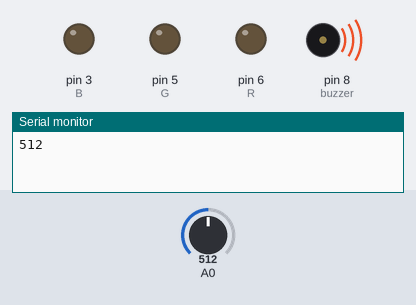
A sketch run on a simulated Arduino Uno, built with avr-gcc and run on an emulated ATmega328P. Shown: output pins drawn as LEDs (lit = HIGH), buzzer (waves = sounding), the last lines printed to the serial monitor. The inputs (shaded band) are chosen by the test bench; at power-on: A0 = 512.

Above: at 0.5 s.
At 2.0 s:
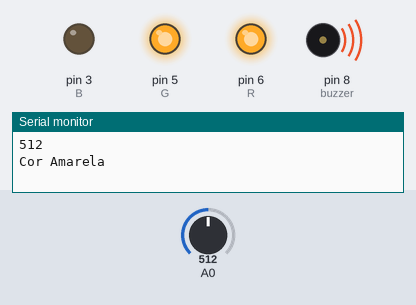
At 3.5 s:
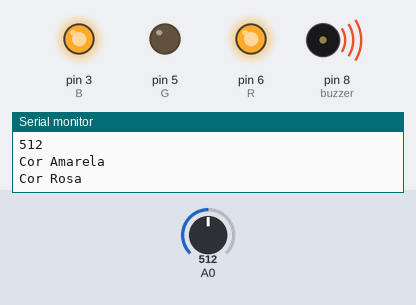
At 5.0 s:
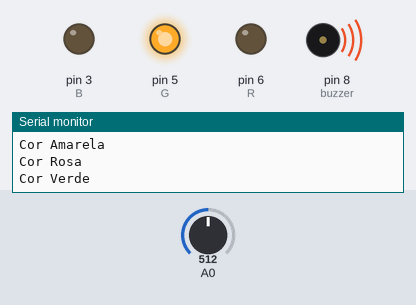
At 6.5 s:
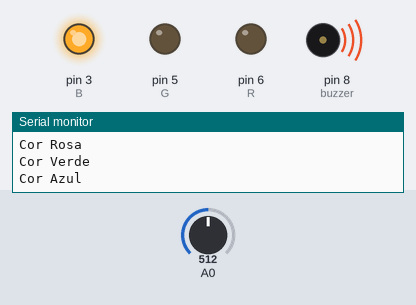
At 8.0 s:
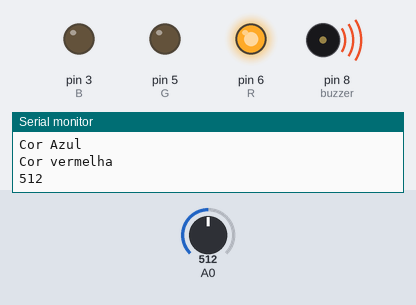
Timing chart, 0 to 9.8 s (numbered marks = the images above):
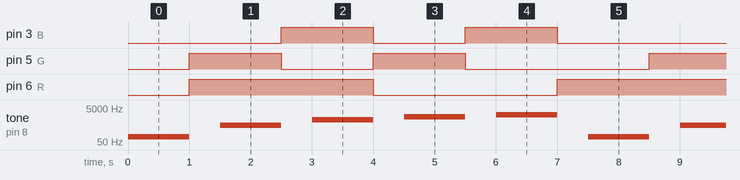

The sketch:

epic_crift1.ino
```cpp
#define R 6
#define G 5
#define B 3
int buzzer =8;
void setup()
{
  Serial.begin(9600);
  pinMode(R, OUTPUT);
  pinMode(G, OUTPUT);
  pinMode(B, OUTPUT);
  pinMode(buzzer, OUTPUT);
}

void loop()
{
  int LDR = analogRead(A0);
  Serial.println(LDR);

  tone(buzzer, 100, 1000);
  delay(1000);
    analogWrite(R, 255);
    analogWrite(G, 255);
    analogWrite(B, 0);
    Serial.println("Cor Amarela");
  noTone(buzzer);
  delay(500);
  tone(buzzer, 500, 1000);
  delay(1000);
    analogWrite(R, 255);
    analogWrite(G, 0);
    analogWrite(B, 255);
    Serial.println("Cor Rosa");
  noTone(buzzer);
  delay(500);
  tone(buzzer, 1000, 1000);
  delay(1000);
    analogWrite(R, 0);
    analogWrite(G, 255);
    analogWrite(B, 0);
    Serial.println("Cor Verde");
  noTone(buzzer);
  delay(500);
  tone(buzzer, 1500, 1000);
  delay(1000);
    analogWrite(R, 0);
    analogWrite(G, 0);
    analogWrite(B, 255);
    Serial.println("Cor Azul");
  noTone(buzzer);
  delay(500);
  tone(buzzer, 2000, 1000);
  delay(1000);
    analogWrite(R, 255);
    analogWrite(G, 0);
    analogWrite(B, 0);
    Serial.println("Cor vermelha");
  noTone(buzzer);
  delay(500);
}
```

Measured:
- by itself, pin 3 (B), pin 5 (G): repeats every 7.5 s: LOW 1.5 s, HIGH 1.5 s, LOW 3.0 s, HIGH 1.5 s
- by itself, pin 6 (R): repeats every 7.5 s: LOW 3.0 s, HIGH 4.5 s
- by itself, tone on pin 8 (buzzer): repeats every 7.5 s: silent 0.50 s, 500 Hz 1.0 s, silent 0.50 s, 1000 Hz 1.0 s, silent 0.50 s, 1500 Hz 1.0 s, silent 0.50 s, 2000 Hz 1.0 s, silent 0.50 s, 100 Hz 1.0 s
